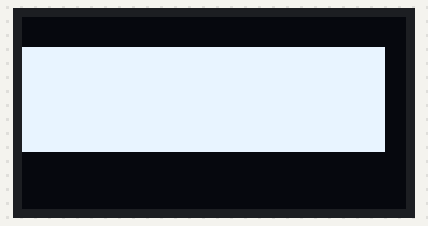
The program below on a simulated Raspberry Pi (BCM pin numbers). On the bench: 128×64 one-colour display. At 15.4 s the program stops and its outputs stay as they are.

Above: at 0.2 s.

The program:

waco_demo1.py
```python
# (licence header left out)
import time
import datetime
from demo_opts import get_device
from luma.core.render import canvas

from waco import padding_left, padding_right, padding_top, padding_bottom


def rectangle(device, draw):
    x = padding_left
    y = padding_top
    w = x + (device.width - padding_right)
    h = device.height - padding_bottom

    # Draw a rectangle.
    draw.rectangle((x, y, w, h), outline="blue", fill="white")


def main():
    device = get_device()

    for _ in range(2):
        with canvas(device) as draw:
            rectangle(device, draw)
    time.sleep(15)


if __name__ == "__main__":
    try:
        main()
    except KeyboardInterrupt:
        pass
```

waco.py
```python
padding_left = 0
padding_right = 8
padding_top = 10
padding_bottom = 20
```

Measured:
- what the display in image 0 shows lasts 15.1 s, from 0.2 s to 15.3 s
